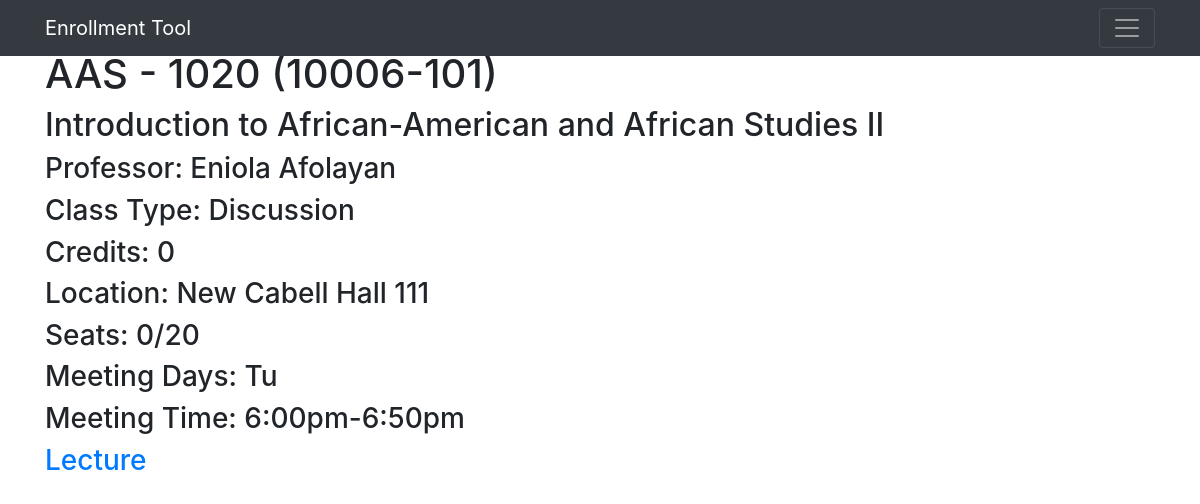
Page /d_l/0 on the committed database.
### home/models.py (models this page shows, shortened)
class Discussion_or_Lab(models.Model):
    index = models.IntegerField(primary_key=True)
    department = models.CharField(max_length=4)
    course_num = models.IntegerField()
    course_name = models.CharField(max_length=100)
    class_num = models.IntegerField()
    section_num = models.IntegerField()
    class_type = models.CharField(max_length=10) #Change to 10 for discussions and labs
    credits = models.IntegerField()
    seat_count = models.IntegerField()
    filled_seats = models.IntegerField(default=0)
    meeting_place = models.CharField(max_length=35)
    professor = models.CharField(max_length=30)
    start_time = models.CharField(max_length=4)
    end_time = models.CharField(max_length=4)
    date_nums = models.CharField(max_length=10)
    lecture_num = models.IntegerField()
    def meeting_days(self):
        output = ""
        for date in self.date_nums.split(', '):
            if date == 'TBA':
                output = 'TBA'
            elif date == '1':
                output += 'Mo'
            elif date == '2':
                output += 'Tu'
            elif date == '3':
                output += 'We'
            elif date == '4':
                output += 'Th'
            elif date == '5':
                output += 'Fr'
            elif date == '6':
                output += 'Sa'
        return output
    def meeting_times(self):
        start_time = self.start_time
        end_time = self.end_time
        meeting_time = ''
        if start_time == 'TBA':
            meeting_time = 'TBA'
        elif end_time == 'TBA':
            meeting_time = 'TBA'
        else:
            start_time = int(self.start_time)
            end_time = int(self.end_time)
            if start_time > 1300:
                start_time -= 1200
                start_time = str(start_time)
                start_time = "" + start_time[:len(start_time) - 2] + ":" + start_time[len(start_time) - 2:] + "pm"
            else:
                start_time = str(start_time)
                start_time = "" + start_time[:len(start_time) - 2] + ":" + start_time[len(start_time) - 2:] + "am"
            if end_time > 1300:
                end_time -= 1200
                end_time = str(end_time)
                end_time = "" + end_time[:len(end_time) - 2] + ":" + end_time[len(end_time) - 2:] + "pm"
            else:
                end_time = str(end_time)
                end_time = "" + end_time[:len(end_time) - 2] + ":" + end_time[len(end_time) - 2:] + "am"
            meeting_time = start_time + "-" + end_time
        return meeting_time

### home/views.py (the view)
# urls.py: path('d_l/<int:pk>', views.discussion_detail_view, name='d_l-detail'),
def discussion_detail_view(request, pk):
    discussion = get_object_or_404(Discussion_or_Lab, index=pk)
    meeting_days = ""
    for date in discussion.date_nums.split(', '):
        if date == 'TBA':
            meeting_days = 'TBA'
        elif date == '1':
            meeting_days += 'Mo'
        elif date == '2':
            meeting_days += 'Tu'
        elif date == '3':
            meeting_days += 'We'
        elif date == '4':
            meeting_days += 'Th'
        elif date == '5':
            meeting_days += 'Fr'
        elif date == '6':
            meeting_days += 'Sa'
    start_time = discussion.start_time
    end_time = discussion.end_time
    meeting_time = ''
    if start_time == 'TBA':
        meeting_time = 'TBA'
    elif end_time == 'TBA':
        meeting_time = 'TBA'
    else:
        start_time = int(discussion.start_time)
        end_time = int(discussion.end_time)
        if start_time > 1300:
            start_time -= 1200
            start_time = str(start_time)
            start_time = "" + start_time[:len(start_time) - 2] + ":" + start_time[len(start_time) - 2:] + "pm"
        else:
            start_time = str(start_time)
            start_time = "" + start_time[:len(start_time) - 2] + ":" + start_time[len(start_time) - 2:] + "am"
        if end_time > 1300:
            end_time -= 1200
            end_time = str(end_time)
            end_time = "" + end_time[:len(end_time) - 2] + ":" + end_time[len(end_time) - 2:] + "pm"
        else:
            end_time = str(end_time)
            end_time = "" + end_time[:len(end_time) - 2] + ":" + end_time[len(end_time) - 2:] + "am"
        meeting_time = start_time + "-" + end_time
    return render(request, 'home/discussion_detail.html', context={'object':discussion, 'm_d':meeting_days, 'meeting_time':meeting_time})

### home/templates/home/discussion_detail.html
{% extends "home/base.html" %}
{% block content %}
    <h1>{{object.department}} - {{object.course_num}} ({{object.class_num}}-{{object.section_num}})</h1>
    <h2>{{object.course_name}}</h2>
    <h3>Professor: {{object.professor}}</h3>
    <h3>Class Type: {{object.class_type}}</h3>
    <h3>Credits: {{object.credits}}</h3>
    <h3>Location: {{object.meeting_place}}</h3>
    <h3>Seats: {{object.filled_seats}}/{{object.seat_count}}</h3>
    <h3>Meeting Days: {{object.meeting_days}}</h3>
    <h3>Meeting Time: {{object.meeting_times}}</h3>
    <a href="{% url 'lecture-detail' object.lecture_num %}"><h3>Lecture</h3></a>
{% endblock content %}

### rows in the picture
Discussion_or_Lab: department "AAS", course_num "1020", class_num "10006", section_num "101", course_name "Introduction to African-American and African Studies II", professor "Eniola Afolayan", class_type "Discussion", credits "0", meeting_place "New Cabell Hall 111", filled_seats "0", seat_count "20", meeting_days "Tu", meeting_times "6:00pm-6:50pm"
